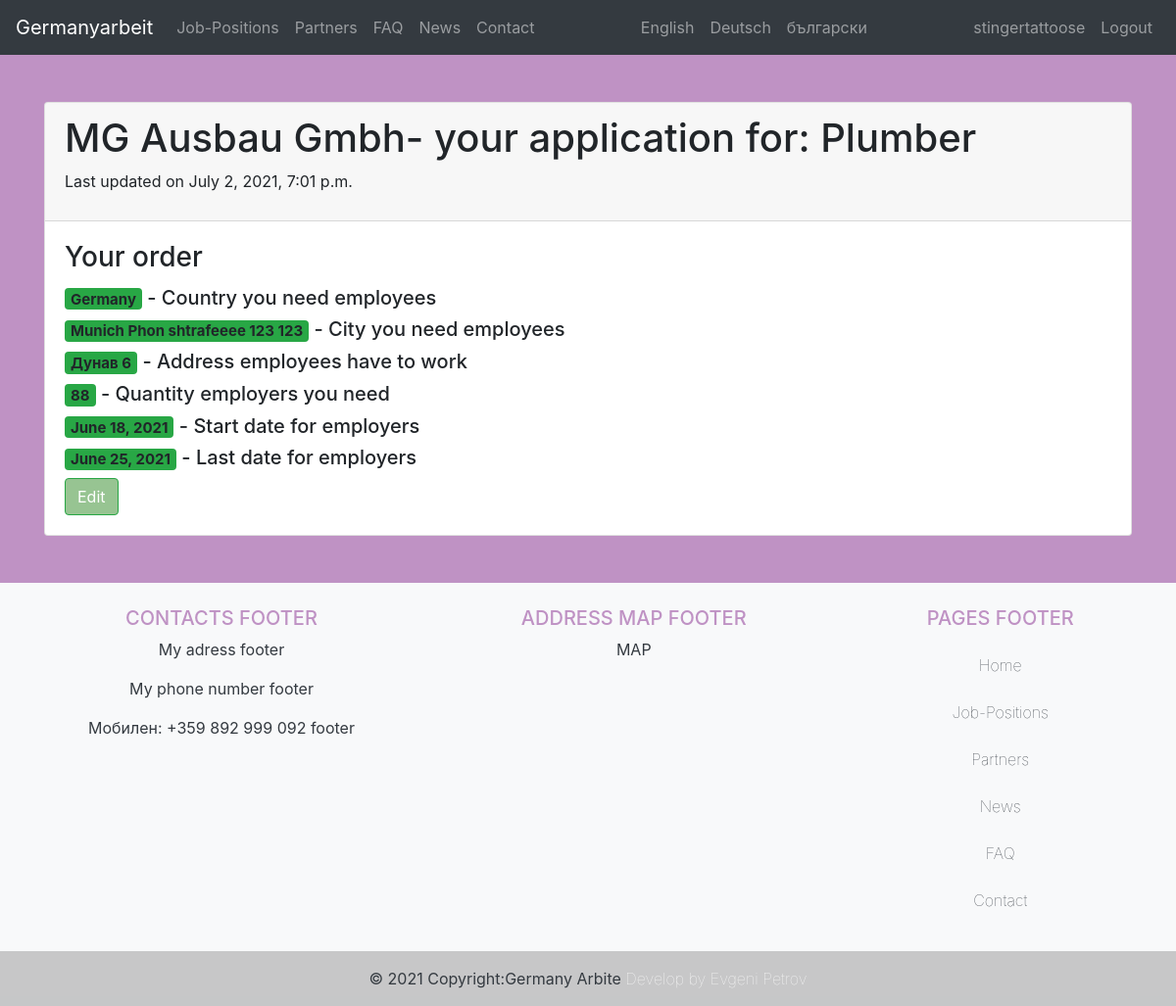
The app's page /en/category/order/detail/21/ (signed in) with its own data.
### costumeuser/models.py (models this page shows, shortened)
class User(AbstractUser):
    is_worker = models.BooleanField(default=False)
    is_company = models.BooleanField(default=False)

class Company(models.Model):
    user = models.OneToOneField(User, on_delete=models.CASCADE, primary_key=True, related_name="company", verbose_name=_('company'))
    image = models.ImageField(default="default.jpeg", upload_to='company_pics')
    company_name = models.CharField(verbose_name=_('company_name'), max_length=150)
    address = models.CharField(_('address'), max_length=300)
    phone = models.CharField(_("phone"), max_length=20)

### category/models.py (models this page shows, shortened)
class CompanyOrder(models.Model):
    job_titlle = models.ForeignKey(SubCategory, on_delete=models.CASCADE, related_name="subcategory")
    company = models.ForeignKey(User, on_delete=models.CASCADE)
    country = models.CharField(_('country'), max_length=100)
    city = models.CharField(_('city'), max_length=100)
    address = models.CharField(_('address_order'), max_length=250)
    workers_number = models.CharField(_('workers_number'), max_length=10)
    start_date = models.DateField(_('start_date'),)
    end_date = models.DateField(_('end_date'),)
    update_date = models.DateTimeField(auto_now=True)
    submit_date = models.DateField(auto_now_add=True)
    completed = models.BooleanField(default=False)

class SubCategory(models.Model):
    category = models.ForeignKey(Category, on_delete=models.CASCADE, related_name="category", related_query_name="category", verbose_name="category")
    name = models.CharField(max_length=250)
    img = models.ImageField(upload_to="category_pic")
    def __str__(self):
        return self.name

### category/views.py (the view)
# urls.py: path('order/detail/<int:id>/', views.order_detail, name="order_detail"),
@login_required
@company_required
def order_detail(request, id):
    order = CompanyOrder.objects.get(pk=id, company=request.user)
    comp = Company.objects.get(pk=order.company_id)
    return render(request, 'category/order_detail.html', {'order': order, 'comp': comp})

### templates/category/order_detail.html (shortened to what this page needs)
{% extends "base.html" %}
{% load static %}
{% load i18n %}
{% block content %}
<div class="container">
    <div class="row">
        <div class="col-lg-12 col-md-12 col-sm-12">
        <br>
        <br>
            <div class="card">
                <div class="card-header">
                    <h1>{{ comp.company_name }}- {% trans "your application for:" %} {{ order.job_titlle }}</h1>
                    <p>{% trans "Last updated on" %} {{ order.update_date }}</p>
                </div>
                <div class="card-body">
                    <h3 class="card-title">{% trans "Your order" %}</h3>
                    <h5 class="card-text"><span class="badge bg-success">{{ order.country }}</span> - {% trans "Country you need employees" %}</h5>
                    <h5 class="card-text"><span class="badge bg-success">{{ order.city }}</span> - {% trans "City you need employees" %}</h5>
                    <h5 class="card-text"><span class="badge bg-success">{{ order.address }}</span> - {% trans "Address employees have to work" %}</h5>
                    <h5 class="card-text"><span class="badge bg-success">{{ order.workers_number }}</span> - {% trans "Quantity employers you need" %}</h5>
                    <h5 class="card-text"><span class="badge bg-success">{{ order.start_date }}</span> - {% trans "Start date for employers" %}</h5>
                    <h5 class="card-text"><span class="badge bg-success">{{ order.end_date }}</span> - {% trans "Last date for employers" %}</h5>
                    <a href="{% url 'order_edit' order.id %}" class="btn btn-success">{% trans "Edit" %}</a>
                </div>
            </div>
        </div>
    </div>
</div>
{% endblock content %}

### templates/nav.html (shortened to what this page needs)
{% load i18n %}
{% load static %}
<nav class="navbar navbar-expand-lg navbar-dark bg-dark">
  <a class="navbar-brand" href="{% url 'home' %}"><img/>Germanyarbeit</a>
  <div class="collapse navbar-collapse justify-content-between" id="navbarNav">
    <ul class="navbar-nav">
      <li class="nav-item">
        <a class="nav-link" href="{% url 'category_all' %}">{% trans "Job-Positions" %}</a>
      </li>
      <li class="nav-item">
        <a class="nav-link" href="{% url 'partners' %}">{% trans "Partners" %}</a>
      </li>
      <li class="nav-item">
        <a class="nav-link" href="{% url 'faq' %}">{% trans "FAQ" %}</a>
      </li>
      <li class="nav-item">
        <a class="nav-link" href="{% url 'news' %}">{% trans "News" %}</a>
      </li>
      <li class="nav-item">
        <a class="nav-link" href="{% url 'contact' %}">{% trans "Contact" %}</a>
      </li>
    </ul>
    <ul class="navbar-nav">
        {% get_available_languages as LANGUAGES %}
        {% get_language_info_list for LANGUAGES as languages %}
        {% for lang in languages %}
          <li class="nav-item">
            <a class="dropdown-item nav-link" href="/{{ lang.code }}/">{{ lang.name_local }}</a>
          </li>
        {% endfor %}
    </ul>
    <ul class="navbar-nav">
      {% if user.is_authenticated %}
      <li class="nav-item">
        <a class="nav-link" href="{% url 'profile' %}">{{ user.username }}</a>
      </li>
      <li class="nav-item">
        <a class="nav-link" href="{% url 'account_logout' %}">{% trans "Logout" %}</a>
      </li>
      {% endif %}
    </ul>
  </div>
</nav>

### static/css/main.css (style rules this page uses)
.body { background-color: #BF92C4; background-repeat: no-repeat; }
.btn { background-color: #97C492; }

### records on screen
User: username "stingertattoose"
Company: company_name "MG Ausbau Gmbh"
CompanyOrder: job_titlle "Plumber", update_date "July 2, 2021, 7:01 p.m.", country "Germany", city "Munich Phon shtrafeeee 123 123", address "Дунав 6", workers_number "88", start_date "June 18, 2021", end_date "June 25, 2021"

### other values on screen
{{ lang.name_local }} "English" "Deutsch" "български"
